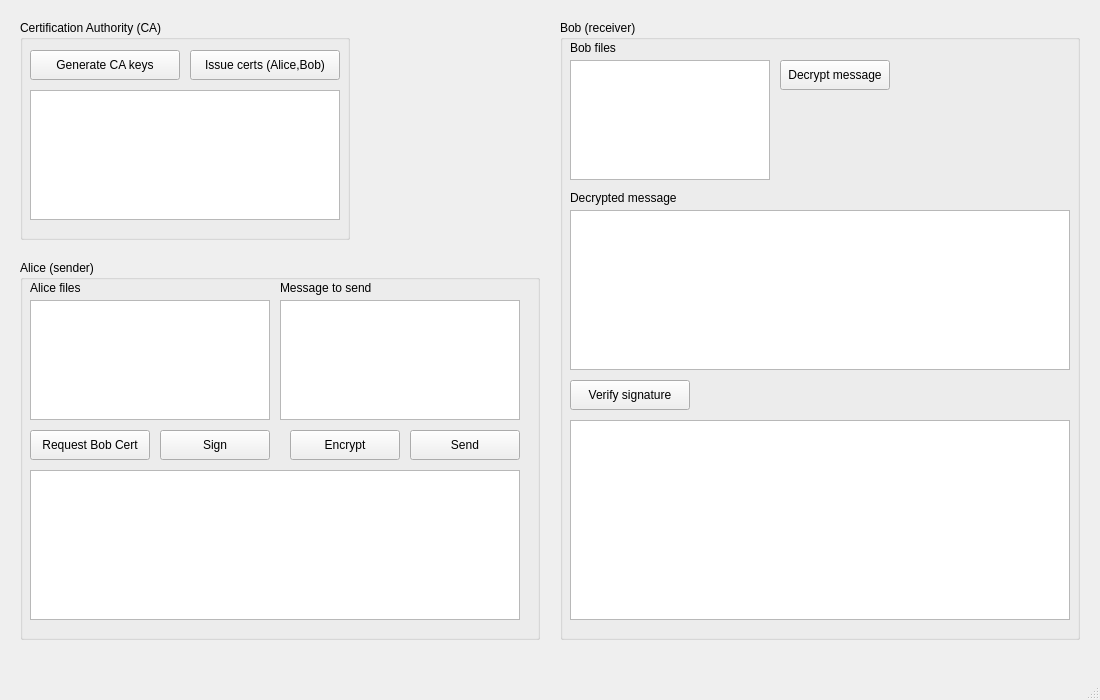
<?xml version="1.0" encoding="UTF-8"?>
<ui version="4.0">
 <class>MainWindow</class>
 <widget class="QMainWindow" name="MainWindow">
  <property name="geometry">
   <rect>
    <x>0</x>
    <y>0</y>
    <width>1100</width>
    <height>700</height>
   </rect>
  </property>
  <property name="windowTitle">
   <string>Hybrid Protocol GUI</string>
  </property>
  <widget class="QWidget" name="centralwidget">
   <widget class="QGroupBox" name="groupCA">
    <property name="geometry">
     <rect>
      <x>20</x>
      <y>20</y>
      <width>330</width>
      <height>220</height>
     </rect>
    </property>
    <property name="title">
     <string>Certification Authority (CA)</string>
    </property>
    <widget class="QPushButton" name="btnGenCA">
     <property name="geometry">
      <rect>
       <x>10</x>
       <y>30</y>
       <width>150</width>
       <height>30</height>
      </rect>
     </property>
     <property name="text">
      <string>Generate CA keys</string>
     </property>
    </widget>
    <widget class="QPushButton" name="btnIssueCerts">
     <property name="geometry">
      <rect>
       <x>170</x>
       <y>30</y>
       <width>150</width>
       <height>30</height>
      </rect>
     </property>
     <property name="text">
      <string>Issue certs (Alice,Bob)</string>
     </property>
    </widget>
    <widget class="QPlainTextEdit" name="plainCAInfo">
     <property name="geometry">
      <rect>
       <x>10</x>
       <y>70</y>
       <width>310</width>
       <height>130</height>
      </rect>
     </property>
     <property name="readOnly">
      <bool>true</bool>
     </property>
    </widget>
   </widget>
   <widget class="QGroupBox" name="groupAlice">
    <property name="geometry">
     <rect>
      <x>20</x>
      <y>260</y>
      <width>520</width>
      <height>380</height>
     </rect>
    </property>
    <property name="title">
     <string>Alice (sender)</string>
    </property>
    <widget class="QLabel" name="labelAliceFiles">
     <property name="geometry">
      <rect>
       <x>10</x>
       <y>20</y>
       <width>100</width>
       <height>16</height>
      </rect>
     </property>
     <property name="text">
      <string>Alice files</string>
     </property>
    </widget>
    <widget class="QListWidget" name="listAliceFiles">
     <property name="geometry">
      <rect>
       <x>10</x>
       <y>40</y>
       <width>240</width>
       <height>120</height>
      </rect>
     </property>
    </widget>
    <widget class="QLabel" name="labelMessage">
     <property name="geometry">
      <rect>
       <x>260</x>
       <y>20</y>
       <width>200</width>
       <height>16</height>
      </rect>
     </property>
     <property name="text">
      <string>Message to send</string>
     </property>
    </widget>
    <widget class="QPlainTextEdit" name="plainAliceMessage">
     <property name="geometry">
      <rect>
       <x>260</x>
       <y>40</y>
       <width>240</width>
       <height>120</height>
      </rect>
     </property>
    </widget>
    <widget class="QPushButton" name="btnReqBobCert">
     <property name="geometry">
      <rect>
       <x>10</x>
       <y>170</y>
       <width>120</width>
       <height>30</height>
      </rect>
     </property>
     <property name="text">
      <string>Request Bob Cert</string>
     </property>
    </widget>
    <widget class="QPushButton" name="btnEncrypt">
     <property name="geometry">
      <rect>
       <x>270</x>
       <y>170</y>
       <width>110</width>
       <height>30</height>
      </rect>
     </property>
     <property name="text">
      <string>Encrypt</string>
     </property>
    </widget>
    <widget class="QPlainTextEdit" name="plainAliceLog">
     <property name="geometry">
      <rect>
       <x>10</x>
       <y>210</y>
       <width>490</width>
       <height>150</height>
      </rect>
     </property>
     <property name="readOnly">
      <bool>true</bool>
     </property>
    </widget>
    <widget class="QPushButton" name="btnSend">
     <property name="geometry">
      <rect>
       <x>390</x>
       <y>170</y>
       <width>110</width>
       <height>30</height>
      </rect>
     </property>
     <property name="text">
      <string>Send</string>
     </property>
    </widget>
    <widget class="QPushButton" name="btnSign">
     <property name="geometry">
      <rect>
       <x>140</x>
       <y>170</y>
       <width>110</width>
       <height>30</height>
      </rect>
     </property>
     <property name="text">
      <string>Sign</string>
     </property>
    </widget>
   </widget>
   <widget class="QGroupBox" name="groupBob">
    <property name="geometry">
     <rect>
      <x>560</x>
      <y>20</y>
      <width>520</width>
      <height>620</height>
     </rect>
    </property>
    <property name="title">
     <string>Bob (receiver)</string>
    </property>
    <widget class="QLabel" name="labelBobFiles">
     <property name="geometry">
      <rect>
       <x>10</x>
       <y>20</y>
       <width>100</width>
       <height>16</height>
      </rect>
     </property>
     <property name="text">
      <string>Bob files</string>
     </property>
    </widget>
    <widget class="QListWidget" name="listBobFiles">
     <property name="geometry">
      <rect>
       <x>10</x>
       <y>40</y>
       <width>200</width>
       <height>120</height>
      </rect>
     </property>
    </widget>
    <widget class="QPushButton" name="btnDecrypt">
     <property name="geometry">
      <rect>
       <x>220</x>
       <y>40</y>
       <width>110</width>
       <height>30</height>
      </rect>
     </property>
     <property name="text">
      <string>Decrypt message</string>
     </property>
    </widget>
    <widget class="QLabel" name="labelDecrypted">
     <property name="geometry">
      <rect>
       <x>10</x>
       <y>170</y>
       <width>120</width>
       <height>16</height>
      </rect>
     </property>
     <property name="text">
      <string>Decrypted message</string>
     </property>
    </widget>
    <widget class="QPlainTextEdit" name="plainDecrypted">
     <property name="geometry">
      <rect>
       <x>10</x>
       <y>190</y>
       <width>500</width>
       <height>160</height>
      </rect>
     </property>
     <property name="readOnly">
      <bool>true</bool>
     </property>
    </widget>
    <widget class="QPushButton" name="btnVerify">
     <property name="geometry">
      <rect>
       <x>10</x>
       <y>360</y>
       <width>120</width>
       <height>30</height>
      </rect>
     </property>
     <property name="text">
      <string>Verify signature</string>
     </property>
    </widget>
    <widget class="QPlainTextEdit" name="plainBobLog">
     <property name="geometry">
      <rect>
       <x>10</x>
       <y>400</y>
       <width>500</width>
       <height>200</height>
      </rect>
     </property>
     <property name="readOnly">
      <bool>true</bool>
     </property>
    </widget>
   </widget>
  </widget>
  <widget class="QMenuBar" name="menubar">
   <property name="geometry">
    <rect>
     <x>0</x>
     <y>0</y>
     <width>1100</width>
     <height>22</height>
    </rect>
   </property>
  </widget>
  <widget class="QStatusBar" name="statusbar"/>
 </widget>
 <resources/>
 <connections/>
</ui>
